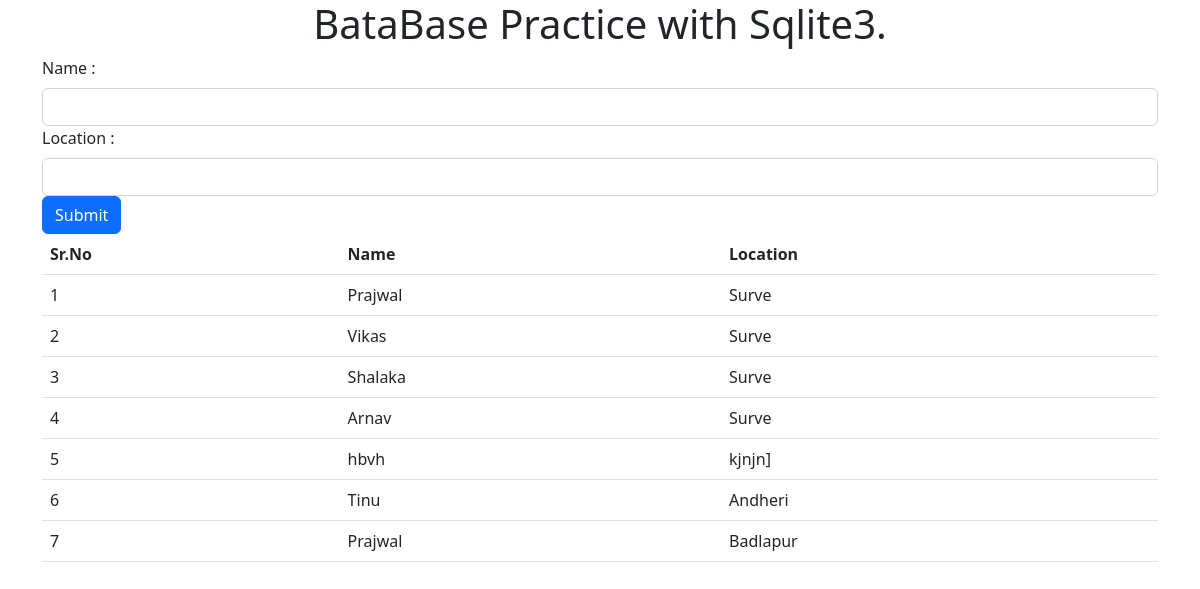
The page / on the database its author committed.
### tables this page shows
CREATE TABLE user(id integer primary key autoincrement,name text,loc text);

### app.py (the view)
@app.route("/", methods=["POST", "GET"])
def home():
    if request.method == "POST":
        name = request.form.get("name")
        loc = request.form.get("loc")
        db = create_db()
        db.execute(f"insert into user (name,loc) values('{name}','{loc}')")
        db.commit()
        return redirect(url_for("home"))
    else:
        db = create_db()
        cur = db.execute("select * from user ")
        data = cur.fetchall()
        return render_template("home.html", data=data)

### app.py (called while the page is built)
def create_db():
    db = sqlite3.connect(
        r"C:\Users\Prajwal\Desktop\mini Proj\New folder\data.db")
    return db

### templates/home.html (shortened to what this page needs)
<!DOCTYPE html>
<html lang="en">
<head>
    <link rel="stylesheet" href="https://cdn.jsdelivr.net/npm/bootstrap@5.2.3/dist/css/bootstrap.min.css"
>
</head>
<body>
    <h1 class="text-center">BataBase Practice with Sqlite3.</h1>
    <form action="#" method="POST" class="container">
        <label for="name" class="form-label">Name : </label>
        <input type="text" name="name" id="name" class="form-control">
        <label for="loc" class="form-label">Location : </label>
        <input type="text" name="loc" id="loc" class="form-control">
        <button class="btn btn-primary align-self-center" type="submit">Submit</button>
    </form>
    <div class="container">
        <table class="table">
            <tr>
                <thead class="thead-dark">
                    <th scope="col">Sr.No</th>
                    <th scope="col">Name</th>
                    <th scope="col">Location</th>
                </thead>
            </tr>
            {% for item in data %}
            <tr>
                <td>{{item[0]}}</td>
                <td>{{item[1]}}</td>
                <td>{{item[2]}}</td>
            </tr>
            {% endfor %}
        </table>
    </div>
</body>
</html>

### rows shown on the page
user: id "1", name "Prajwal", loc "Surve"
user: id "2", name "Vikas", loc "Surve"
user: id "3", name "Shalaka", loc "Surve"
user: id "4", name "Arnav", loc "Surve"
user: id "5", name "hbvh", loc "kjnjn]"
user: id "6", name "Tinu", loc "Andheri"
user: id "7", name "Prajwal", loc "Badlapur"
